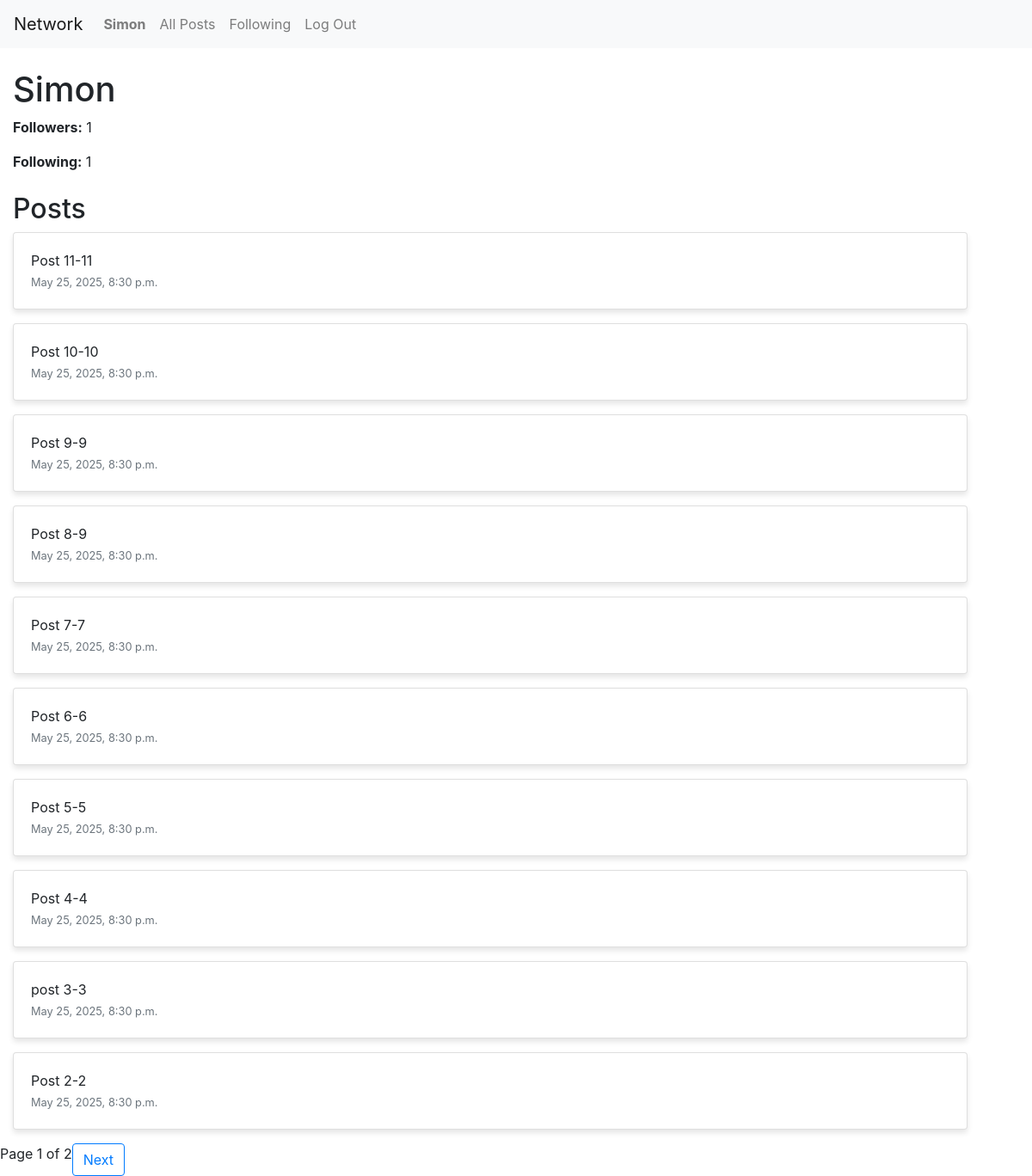
/profile/Simon/ (signed in), run on the app's committed database.
### network/models.py (models this page shows, shortened)
class User(AbstractUser):
    followers = models.ManyToManyField("self", symmetrical=False, related_name="following", blank=True)
    pass

class Post(models.Model):
    user = models.ForeignKey(User, on_delete=models.CASCADE, related_name="posts")
    content = models.TextField()
    timestamp = models.DateTimeField(auto_now_add=True)
    likes = models.ManyToManyField(User, related_name="liked_posts", blank=True)

### network/views.py (the view)
# urls.py: path('profile/<str:username>/', views.profile, name='profile'),
@login_required
def profile(request, username):
    user = get_object_or_404(User, username=username)
    posts = Post.objects.filter(user=user).order_by('-timestamp')
    paginator = Paginator(posts, 10)
    page_number = request.GET.get('page')
    page_obj = paginator.get_page(page_number)
    followers_count = user.followers.count()
    following_count = user.following.count()
    is_following = request.user in user.followers.all()
    return render(request, 'network/profile.html', {
        'profile_user': user,
        'page_obj': page_obj,
        'followers_count': followers_count,
        'following_count': following_count,
        'is_following': is_following
    })

### network/templates/network/profile.html (shortened to what this page needs)
{% extends "network/layout.html" %}
{% block body %}
<div class="container mt-4">
    <h1>{{ profile_user.username }}</h1>
    <p><strong>Followers:</strong> {{ followers_count }}</p>
    <p><strong>Following:</strong> {{ following_count }}</p>
    <h2 class="mt-4">Posts</h2>
    <div>
        {% for post in page_obj %}
            <div class="card mb-3">
                <div class="card-body">
                    <p class="card-text">{{ post.content }}</p>
                    <p class="card-text"><small class="text-muted">{{ post.timestamp }}</small></p>
                </div>
            </div>
        {% empty %}
            <p>No posts yet.</p>
        {% endfor %}
    </div>
</div>
<div class="pagination">
    <span>Page {{ page_obj.number }} of {{ page_obj.paginator.num_pages }}</span>
    {% if page_obj.has_next %}
        <a class="btn btn-outline-primary" href="?page={{ page_obj.next_page_number }}">Next</a>
    {% endif %}
</div>
{% endblock %}

### network/templates/network/layout.html (shortened to what this page needs)
{% load static %}
<!DOCTYPE html>
<html lang="en">
    <head>
        <link rel="stylesheet" href="https://stackpath.bootstrapcdn.com/bootstrap/4.4.1/css/bootstrap.min.css">
        <link href="{% static 'network/styles.css' %}" rel="stylesheet">
        <link rel="stylesheet" href="https://stackpath.bootstrapcdn.com/bootstrap/4.4.1/css/bootstrap.min.css">
        <link href="https://cdnjs.cloudflare.com/ajax/libs/font-awesome/5.15.4/css/all.min.css" rel="stylesheet">
    </head>
    <body>
        <nav class="navbar navbar-expand-lg navbar-light bg-light">
            <a class="navbar-brand" href="#">Network</a>
            <div class="collapse navbar-collapse" id="navbarNav">
                <ul class="navbar-nav ">
                    {% if user.is_authenticated %}
                        <li class="nav-item">
                            <a class="nav-link" href="{% url 'profile' user.username %}"><strong>{{ user.username }}</strong></a>
                        </li>
                    {% endif %}
                    <li class="nav-item">
                        <a class="nav-link" href="{% url 'index' %}">All Posts</a>
                    </li>
                    {% if user.is_authenticated %}
                        <li class="nav-item">
                            <a class="nav-link" href="{% url 'following' %}">Following</a>
                        </li>
                        <li class="nav-item">
                            <a class="nav-link" href="{% url 'logout' %}">Log Out</a>
                        </li>
                    {% endif %}
                </ul>
            </div>
        </nav>
            {% block body %}
            {% endblock %}
    </body>
</html>

### network/static/network/styles.css (style rules this page uses)
.card { border-radius: 10px; box-shadow: 0 4px 6px rgba(0, 0, 0, 0.1); text-align: left; }
.container, .card, h1, h2, p, form { margin-left: 0 !important; margin-right: auto !important; }
.card-text { margin-bottom: 0; }

### data on the page
User: username "Simon"
Post: content "Post 11-11", timestamp "May 25, 2025, 8:30 p.m."
Post: content "Post 10-10", timestamp "May 25, 2025, 8:30 p.m."
Post: content "Post 9-9", timestamp "May 25, 2025, 8:30 p.m."
Post: content "Post 8-9", timestamp "May 25, 2025, 8:30 p.m."
Post: content "Post 7-7", timestamp "May 25, 2025, 8:30 p.m."
Post: content "Post 6-6", timestamp "May 25, 2025, 8:30 p.m."
Post: content "Post 5-5", timestamp "May 25, 2025, 8:30 p.m."
Post: content "Post 4-4", timestamp "May 25, 2025, 8:30 p.m."
Post: content "post 3-3", timestamp "May 25, 2025, 8:30 p.m."
Post: content "Post 2-2", timestamp "May 25, 2025, 8:30 p.m."

### other printed values
{{ followers_count }} "1"
{{ following_count }} "1"
{{ page_obj.number }} "1"
{{ page_obj.paginator.num_pages }} "2"
